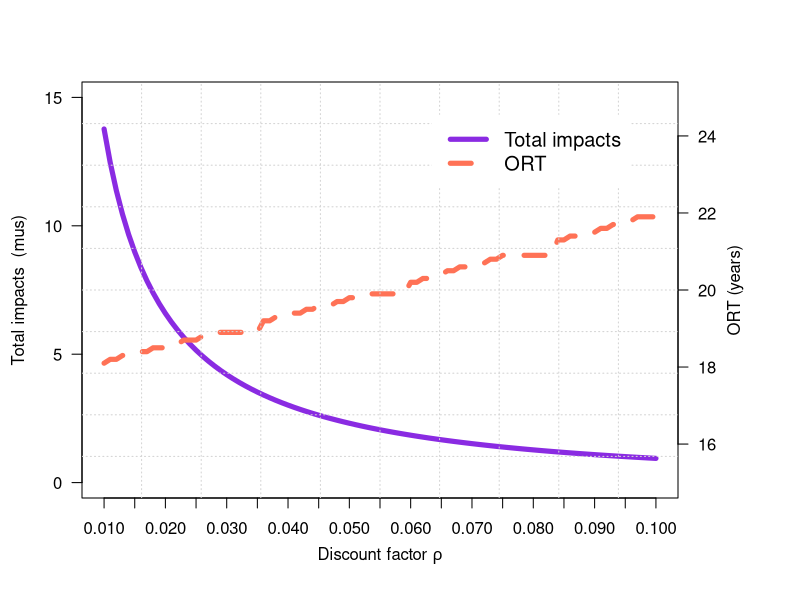

Write R code to recreate this figure.
#Sensitivity analysis
yvalue = 30
alpha<-c(0.353,0.360,0.371,0.389,0.391)
gamma<-c(5.652,5.581,5.575,5.498,5.367)
d=10 # factor of time
YearMax<-50 #total no of year to be investigated.
#creating local variables
rate<-matrix(nrow=YearMax)     #hazard rate in respective year
colors=c("chocolate","coral3","coral4","cyan1","cyan4","darkblue","blue","chartreuse4","red","deeppink","deeppink4") #colors for plot
#SUBROUTINE FOr the bridge
#this routine is used to calculated the Intensity of rockfall, avalanche
#INPUT -----------------------------------
T=seq(0.1,YearMax, by =0.1)
#with example
#library(cubature)
factor=1
alpha1=0.0252
#rho=0.02
m=1.2665
cs=0
k0=0

Maxvolume <- 34 # e.g. m3 (volume of rockfall or avalanche)
Time<-YearMax
MaxCS<-5 #maximum no of CS for the bridge
Maxlatent<- 1 #number of latent condition state


#define dimension
mtp<- matrix(double(1),nrow=MaxCS,ncol=(MaxCS+Maxlatent))
mtplatent<- matrix(double(1),nrow=(MaxCS+Maxlatent),ncol=(MaxCS+Maxlatent))
mtp <- read.csv("mtp.csv",header=FALSE) 
#define the Markov transition probability for the bridge
#attach(mtp)
initialCS<-c(1,0,0,0,0,0) #initial state probability of the bridge
v3=10 #value of rock fall, or avalanche volume to be used

#STEP 1 --estimating the failure probability from hazard curve for each CS
#hazard curve
S<-matrix(double(1),nrow=Maxvolume,ncol=MaxCS)
#define a function for calculating intensity S
intensity<-function(alpha,gamma,volume){
  exp(-exp(-alpha*volume+gamma))
}
for (i in 1:MaxCS){
  for (v in 1:Maxvolume){
    S[v,i]<-intensity(alpha[i],gamma[i],v)/d
  }
}
#STEP 2 --Calculating the Markov transition probability - Latent
#choose the intensity (e.g. S=10 m3)
for (i in 1:(MaxCS+1)){
  if (i < (MaxCS+1)) {
    for (j in 1:(MaxCS+Maxlatent)){
      if (j < (MaxCS+Maxlatent)){
        mtplatent[i,j]<-mtp[i,j]*(1-S[v3,i])
      } else {
        mtplatent[i,j]<-S[v3,i]
      }
    }
  } else {
    mtplatent[i,j]<-1
  }
}

#----------------------------------------------------
#STEP 3. Define the initial state of the bridge at the time after the PI
pi<-matrix(double(1),nrow=length(T),ncol=(MaxCS+Maxlatent))
pioneyear<-matrix(double(1),nrow=Time,ncol=(MaxCS+Maxlatent))
for (t in 1:length(T)){
  if (t ==1){
    pi[t,]<-initialCS
  } else {
    pi[t,]<-pi[t-1,]%*%mtplatent
  }
}

#---------Start caculation SECTION

#Sensitivity analysis for ratio CI/PI
cpi<-1 #preventive intervention cost for the snow catcher system
CIimpact<-10 #corrective intervention cost for the bridge
cci<-2
maxrho<- 0.1
step=seq(0.01,maxrho, by =0.001)
rhosa<- matrix(double(1),nrow=length(step),ncol=1)
T_optimalsa<-matrix(double(1),nrow=length(step),ncol=1)
Min_Csa<-matrix(double(1),nrow=length(step),ncol=1)

for (u in 1:length(step)){
  rhosa[u]<-step[u]
#This program was coded by Nam Lethanh (lethanh@ibi.baug.ethz.ch)
#INPUT

#STEP 4 - calculating cost of corrective intervention for the bridge at each year if there is a failure

CItime<-matrix(double(1),nrow=length(T))  #expect corrective intervention cost at time t
for (t in 1:length(T)){
  CItime[t]<-pi[t,6]*CIimpact
}
#cat("Expected IMPACT for CI of the bridge at time t \n")
#print(CItime)

#..............................................

rho<-rhosa[u]
  
#         MAIN PROGRAM

f1=function(x){
  (alpha1*m*x^(m-1)*exp(-alpha1*x^m))^2
}

f2=function(y){
  (exp(alpha1*y^m-rho*y))
}

q<-matrix(double(1),nrow=1,ncol=T)
C<-matrix(double(1),nrow=1,ncol=T)
canduoi=0
cantren=Inf

#scenario 1 - ***********************************************
ca=cpi*1
cm=cci
for (i in 1:length(T)){
  # timestep=i/d
  v1=integrate(f1,lower=canduoi,upper=Inf)
  v2=integrate(f2,lower=0,upper=T[i])
  C[i]=(exp(-rho*T[i])*(cs+ca)+(k0/rho)*(1-exp(-rho*T[i]))+(cm+CItime[T[i]])*v1$value*v2$value)/(1-exp(-rho*T[i]))
}

Min_Csa[u]<-min(C[c(10:length(T))])
T_optimalsa[u]<-which.min(C)/d
}

#drawing
plot.new()
par(mar=c(5, 4, 4, 6) + 0.1)
plot(rhosa, Min_Csa, pch=2, axes=FALSE, ylim=c(0,15), xlab="", ylab="", 
     type="l",col="blueviolet", lwd=5)
axis(2, ylim=c(0,20),col="black",las=1)  ## las=1 makes horizontal labels
mtext(expression(paste("Total impacts  (",, "mus)")),side=2,col="black",line=2.5)
axis(1,pretty(range(rhosa),20))
box()

par(new=TRUE)

## Plot the second plot and put axis scale on right
plot(rhosa, T_optimalsa, pch=4,  xlab="", ylab="", ylim=c(15,25), 
     axes=FALSE, type="l", col="coral1",lwd=5,lty=2)
## a little farther out (line=4) to make room for labels
mtext("ORT (years)",side=4,col="black",line=2.3) 
axis(4, ylim=c(0,20), col="black",col.axis="black",las=1)
mtext(expression(paste("Discount factor ", rho)),side=1,col="black",line=2.5)  
grid(10, 10, col = "lightgray", lty = "dotted",lwd = par("lwd"), equilogs = TRUE)
legend("topright",inset=.08,legend=c("Total impacts","ORT"),
       text.col=c("black"),lty=c(1,2),lwd=c(5,5),col=c("blueviolet","coral1"),horiz=F,cex=1.2,box.col = "white")

